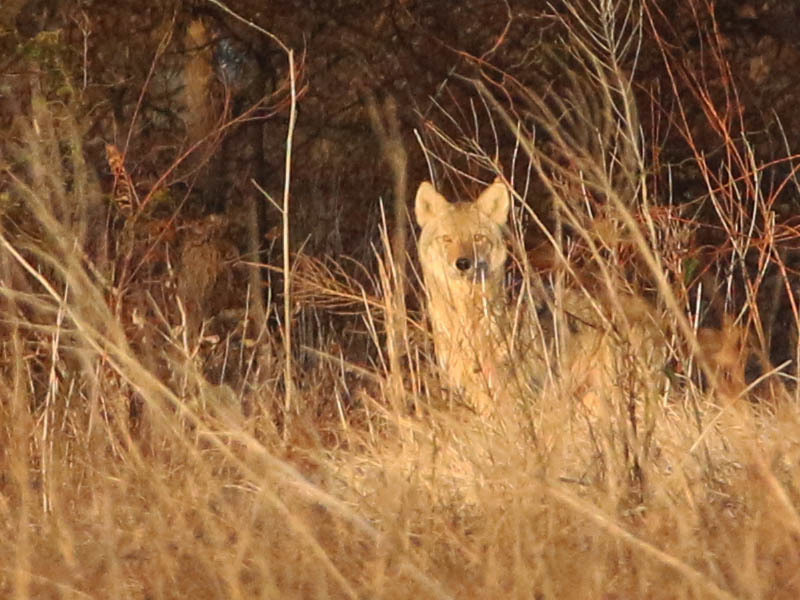
#> input picture f494fab00ebb2d87c8d3bf5215560d54.jpg, 800 x 600 px, found by its file name
$ jupyter execute --allow-errors 'Entrega 2SOL.ipynb'
#> lines starting #> are read from the running program, lines starting #| are printed output that depends on the picture
# Miniproyecto 3: Clasificación de animales

## Entrega 2
En esta entrega, nos enfocaremos en aprender a utilizar nuestros dos primeros descriptores y en implementar nuestro primer clasificador. En particular, trabajaremos con el clasificador de K Vecinos Más Cercanos (K-NN). Los descriptores que utilizaremos en esta ocasión son: Descriptores de color y Descriptores de textura.

Es importante entender que no todas las formas de representar las imágenes son igualmente efectivas para la tarea de clasificación. El objetivo es encontrar la representación más adecuada de las imágenes, aquella que permita una clasificación precisa y eficiente. Para lograr esto, debemos probar y evaluar distintos tipos de descriptores.

En cuanto a los clasificadores, el clasificador de K Vecinos Más Cercanos (K-NN) es un algoritmo intuitivo y respaldado teóricamente, pero presenta algunas limitaciones. Una de las principales desventajas es que es muy sensible al tipo de distancia que utilicemos entre los puntos (o vectores de características) y también a la presencia de outliers en los datos. Además, K-NN es computacionalmente costoso, especialmente cuando trabajamos con grandes conjuntos de datos, ya que requiere comparar cada punto con todos los demás durante el proceso de clasificación.

### Preliminares
Copie las funciones necesarias de la entrega pasada en las siguientes celdas.

[cell 1]
# Importar librerias importantes
import os
import random
import pickle
import numpy as np
from tqdm import tqdm
from glob import glob
from matplotlib import pyplot as plt

from scipy.signal import correlate2d
from scipy.io import loadmat

import cv2

from sklearn.metrics import precision_recall_fscore_support
from sklearn.cluster import KMeans
from sklearn.neighbors import KNeighborsClassifier

[cell 2]
group = None # Cambiar por el número de grupo
# YOUR CODE HERE (Daniela)
group = 19 # Número de grupo asignado en Bloque Neón (el mismo de la Entrega 1)

#> (a cell that did not finish here is left out)

[cell 4]
dict_labels = {} # Cambiar por un diccionario con las etiquetas de las clases

# YOUR CODE HERE (Daniela)
# Carpeta con los datos (train, valid y test), al mismo nivel que este notebook
DATA_DIR = "dataset"

# Se ordenan las clases alfabéticamente y se les asigna un ID empezando en 0
#> (the rest of this cell did not finish here and is left out)

#> (a cell that did not finish here is left out)

[cell 6]
def processing(Im: np.ndarray, img_size: tuple[int] | None = None, color_space: str | None = None) -> np.ndarray:
    """Función que preprocesa una lista de imágenes.

    Args:
        Im_list (list[np.ndarray]): Lista con las imágenes a preprocesar.
        img_size (tuple[int] | None): Tamaño de la imagen.
        color_space (str | None): Espacio de color a utilizar. Puede ser "rgb", "gray", "hsv" o "lab".

    Returns:
        list[np.ndarray]: Lista con las imágenes preprocesadas.
    """

    # YOUR CODE HERE (Daniela)
    # Redimensionar solo si se da un tamaño
    if img_size is not None:
        Im = cv2.resize(Im, img_size)

    # Convertir de BGR al espacio de color pedido (si se da uno)
    if color_space is not None:
        conversions = {
            "rgb": cv2.COLOR_BGR2RGB,
            "gray": cv2.COLOR_BGR2GRAY,
            "hsv": cv2.COLOR_BGR2HSV,
            "lab": cv2.COLOR_BGR2LAB,
        }
        Im = cv2.cvtColor(Im, conversions[color_space])

    return Im

#> (a cell that did not finish here is left out)

### Parte 1: Histogramas
La representación de una imagen mediante su color puede hacerse de diversas maneras. La forma más común es usar histogramas de color, ya sea concatenados o conjuntos, para describir la distribución de colores en una imagen. Estos métodos estadísticos ya los hemos utilizado en el pasado, y para nuestro primer enfoque de clasificación usaremos un enfoque basado en histogramas de color. Sin embargo, es importante tener en cuenta que este método tiene limitaciones, ya que en ocasiones los colores de los animales o las escenas entre diferentes categorías pueden ser similares.

#### Parte 1.1: Color
Instrucciones:

1. Implementa una función que reciba una imagen de entrada y una cantidad específica de bins y retorne su histograma de color. El histograma puede ser:

    - Conjunto: Un histograma donde se consideren todas las combinaciones posibles de los canales de color (es decir, un histograma en un espacio tridimensional en el caso de RGB o Lab).
    - Concatenado: Un histograma independiente por cada canal de color, concatenando los histogramas de cada canal en un solo vector.

2. Retorno: El histograma debe estar normalizado, es decir, los valores deben estar escalados para que la suma total sea 1.

**Nota:** Pueden tomar la implementación del tutorial de la semana 11.

[cell 8]
def color_hist(Im: np.ndarray, type_h: str, bins: int) -> np.ndarray:
    """Función que calcula el histograma de color conjunto o concatenado de una imagen

    Args:
        Im (numpy.ndarray): Imagen a la que calcular el histograma
        type_h (str): Tipo de histograma a calcular, puede ser "concat" o "joint"
        bins (int): Cantidad de bins que usar en el histograma. En el caso de concat el número de bins finale será 3*bins
        En el caso de Joint será bins^3

    Returns:
        numpy.ndarray: Histograma de color normalizado
    """
    h = "" # Histograma de color normalizado
    # YOUR CODE HERE (Daniela)
    # Como en el tutorial de la semana 11, el rango de los bins va del mínimo al máximo de cada canal
    if type_h == "concat":
        # Un histograma por cada canal y luego se ponen uno detrás del otro
        h = np.concatenate([np.histogram(Im[:, :, c], bins=bins)[0] for c in range(3)])
    elif type_h == "joint":
        # Un solo histograma 3D con todas las combinaciones de los 3 canales, luego se aplana
        h = np.histogramdd(Im.reshape(-1, 3), bins=bins)[0].flatten()

    # Se normaliza para que la suma total sea 1
    h = h / np.sum(h)
    return h

[cell 9]
img=processing(cv2.imread(os.path.join(".", "dataset", "train", "Canis latrans", "f494fab00ebb2d87c8d3bf5215560d54.jpg")),  (224, 224), 'rgb')
#> in processing, `Im = cv2.resize(Im, img_size)`:
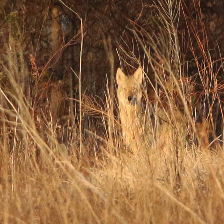
#> Im: shape (224, 224, 3); mean B, G, R 62, 97.6, 137.9
concat_h=color_hist(img,'concat',10)
#> in color_hist, `h = np.concatenate([np.histogram(Im[:, :, c], bins=bins)[0] for c in r..`: h = 30 values, max 13039 at index 21, min 9 at index 29, mean 5017.6
#> in color_hist, `h = h / np.sum(h)`: h = 30 values, max 0.0866 at index 21, min 5.98e-05 at index 29, mean 0.0333
#> concat_h has the same summary as h in color_hist
joint_h=color_hist(img,'joint',10)
#> joint_h = 1000 values, max 0.0885 at index 653, min 0 at index 2, mean 0.001


fig,ax=plt.subplots(1,3,figsize=(15,5))
ax[0].hist(list(range(len(concat_h))), list(range(len(concat_h - 1))), weights = concat_h)
ax[0].set_title('Histograma concatenado')
ax[1].hist(list(range(len(joint_h))), list(range(len(joint_h - 1))), weights = joint_h)
ax[1].set_title('Histograma conjunto')
ax[2].imshow(img)
ax[2].axis('off')
ax[2].set_title('Imagen original')

plt.tight_layout()

assert np.isclose(np.sum(concat_h),1,0.1), 'Su histograma concatenado no esta normalizado'
assert np.isclose(np.sum(joint_h),1,0.1), 'Su histograma conjunto no esta normalizado'
assert len(concat_h.shape)==1 and len(joint_h.shape)==1, 'Su histograma debe tener una unica dimension'
assert np.isclose(len(concat_h)/3,len(joint_h)**(1/3),0.01),' Sus histogramas no tienen la cantidad de bins que deberían'
assert np.isclose(np.std(concat_h),0.024,0.05), 'Su histograma de color concatenado es erroneo'
assert np.isclose(np.std(joint_h),0.0063,0.05), 'Su histograma de color conjunto es erroneo'
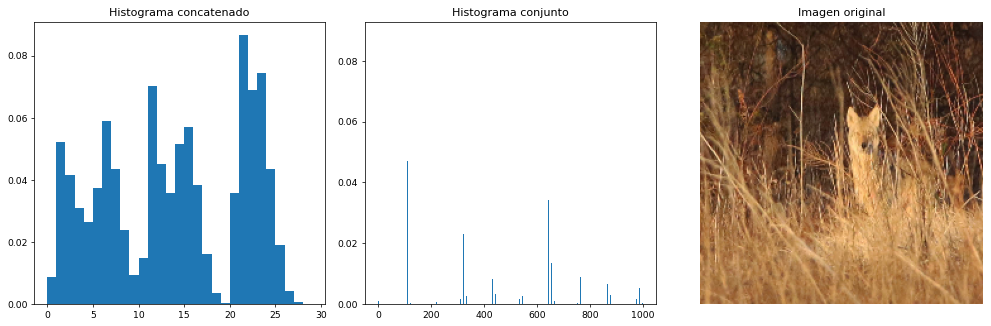
#> figure drawn by matplotlib, 3 panels; panel 1: tallest bar 0.0866 high, from x = 21 to 22; panel 2: tallest bar 0.0885 high, from x = 653 to 654
#> call 2 of processing, with img_size = (256, 256), color_space = 'gray'
#> in processing (call 2), `Im = cv2.resize(Im, img_size)`:
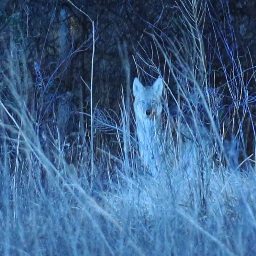
#> Im: shape (256, 256, 3); mean R, G, B 61.9, 97.6, 137.9
#> in processing (call 2), `Im = cv2.cvtColor(Im, conversions[color_space])`:
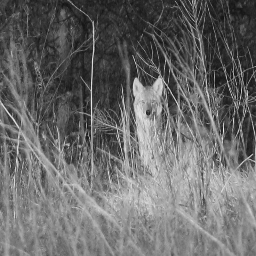
#> Im: shape (256, 256); min 12, max 244, mean 105.6

#### Parte 1.2: Entrenamiento
Ahora que contamos con nuestra función para calcular los histogramas (también conocidos como descriptores) de una imagen, podemos utilizarlos para realizar la clasificación de las imágenes. Para ello, necesitamos dos componentes clave: los descriptores y un clasificador.

Proceso de extracción de descriptores:

1. Cálculo de histogramas:

    - Para cada imagen seleccionada, calcula tanto el histograma conjunto como el histograma concatenado.
    - Guarda las etiquetas (labels) correspondientes a cada imagen en otra variable. Asegúrate de que cada imagen tenga su histograma y etiqueta asociados.

    Nota: La cantidad de bins para los histogramas deben ser seleccionados según tu criterio. Es posible que al usar un número reducido de imágenes de entrenamiento no observes una gran diferencia entre los diferentes espacios de color. Recuerden utilizar su función de procesamiento para estandarizar las imágenes.

2. Imágenes de validación:

    - Aplica el mismo procedimiento de cálculo de histogramas a todas las imágenes del conjunto de validación (valid). Asegúrate de calcular los histogramas y guardar las etiquetas correspondientes de la misma forma que hiciste con las imágenes de entrenamiento.

Puntos importantes:

- Recuerda que la cantidad de bins afecta el desempeño. Puedes experimentar con diferentes configuraciones para observar cómo influyen en la clasificación.

[cell 10]
train_images_num='' #cantidad de imagens de entrenamiento
train_joint_color_desc=[] #Descriptor de imagenes con histogramas conjuntos de color
train_concat_color_desc=[] #Descriptor de imagenes con histogramas concatenados de color

valid_joint_color_desc=[] #Descriptor de imagenes con histogramas conjuntos de color
valid_concat_color_desc=[] #Descriptor de imagenes con histogramas concatenados de color

# YOUR CODE HERE (Daniela)
color_space = "hsv" # Espacio de color elegido
bins = 10                 # Bins por canal (concat: 3*bins, joint: bins^3)
img_size = (224, 224)          # Tamaño estándar de las imágenes

# Se usan todas las imágenes de entrenamiento
#> (the rest of this cell did not finish here and is left out)

#> (a cell that did not finish here is left out)

Ahora que hemos calculado los descriptores para varias imágenes y utilizaremos el clasificador [KNeighborsClassifier](https://scikit-learn.org/stable/modules/generated/sklearn.neighbors.KNeighborsClassifier.html) para realizar el entrenamiento con los descriptores y etiquetas del conjunto de entrenamiento (train). El clasificador de K vecino más cercano debería ser un concepto familiar para ustedes a este punto. Sin embargo, repasemos brevemente su funcionamiento. El clasificador de vecino más cercano compara un nuevo dato (descriptor) con todos los datos de entrenamiento y le asigna la etiqueta de la clase predominante dentro de los K vecinos más cercanos. Luego, utilizaremos los descriptores del conjunto de validación (valid) para predecir las etiquetas correspondientes. Finalmente, evaluaremos qué tan buenos son nuestros resultados.

**Proceso:**
1. Construcción de clasificadores:

    - Crea un objeto del tipo KNeighborsClassifier para cada uno de los dos tipos de descriptores calculados (histograma conjunto e histograma concatenado).

2. Entrenamiento:

    - Utiliza el método .fit de cada modelo para entrenar los clasificadores con los descriptores y las etiquetas del conjunto de entrenamiento.

3. Predicción:

    - Aplica el método .predict a los descriptores del conjunto de validación para cada uno de los modelos (histograma conjunto y concatenado) y obtén las etiquetas predichas.

[cell 12]
NNClassifier_concatcolor='' # Clasificador con histogramas concatenados de color
NNClassifier_jointcolor='' # Clasificador con histogramas conjuntos de color

predict_NNClassifier_concatcolor = '' # Predicciones del clasificador con histogramas concatenados de color
predict_NNClassifier_jointcolor = '' # Predicciones del clasificador con histogramas conjuntos de color

# YOUR CODE HERE (Daniela)
k = 5 # Cantidad de vecinos

# 1. Se crea un clasificador K-NN para cada tipo de histograma
NNClassifier_concatcolor = KNeighborsClassifier(n_neighbors=k)
NNClassifier_jointcolor = KNeighborsClassifier(n_neighbors=k)

# 2. Se entrenan con los descriptores y etiquetas de entrenamiento
#> (the rest of this cell did not finish here and is left out)

#> (a cell that did not finish here is left out)

Ahora que hemos entrenado nuestros modelos y obtenido las predicciones, evaluaremos su rendimiento utilizando las métricas de precisión, recall y f1-score.

Utilizaremos la función precision_recall_fscore_support de la librería sklearn.metrics para calcular estas métricas comparando las etiquetas reales con las predicciones.

**Instrucciones:**

1. Evaluación de los modelos:

    - Para cada modelo (histograma conjunto e histograma concatenado), aplica precision_recall_fscore_support para calcular las métricas de precisión, recall y f1-score, comparando las etiquetas verdaderas del conjunto de validación con las predicciones obtenidas.

2. Uso del parámetro average:

    - Si deseas obtener el promedio de las métricas, utiliza average="macro".
    - Si prefieres obtener las métricas individuales para cada categoría, utiliza average=None. Esto te devolverá las métricas por separado para cada categoría de animal.

Nota: Finalmente, compara los resultados obtenidos para ambos modelos y analiza cuál funciona mejor en función de las métricas calculadas.

[cell 14]
precision_concatcolor = '' #Precision del clasificador con histogramas concatenados de color
recall_concatcolor = '' #Recall del clasificador con histogramas concatenados de color
f1_score_concatcolor = '' #F1 del clasificador con histogramas concatenados de color

precision_jointcolor = '' #Precision del clasificador con histogramas conjuntos de color
recall_jointcolor = '' #Recall del clasificador con histogramas conjuntos de color
f1_score_jointcolor = '' #F1 del clasificador con histogramas conjuntos de color

# YOUR CODE HERE (Daniela)
# Métricas promedio (macro) comparando las etiquetas reales de validación con las predichas
#> (the rest of this cell did not finish here and is left out)

#> (a cell that did not finish here is left out)

### Parte 2: Textura
En la sección anterior ya utilizamos el color como representación de nuestras imágenes. Dependiendo del problema, esta puede ser una representación válida, ya que algunos animales pueden ser fácilmente diferenciados por su color. Sin embargo, en muchos casos, animales de distintas categorías pueden compartir un color similar, o bien, animales de la misma categoría pueden tener colores muy diferentes.

Una alternativa interesante es utilizar un descriptor de textura para representar nuestras imágenes. La textura se refiere a patrones repetitivos dentro de las imágenes, como el pelaje de un animal o las escamas en la piel. Al capturar estos patrones, podemos encontrar una forma distinta y, en algunos casos, más efectiva de representar las imágenes para su clasificación.

En esta parte, aprenderemos cómo representar una imagen mediante su textura.

Primero implementaremos un código que selecciona aleatoriamente 25 imágenes del conjunto de entrenamiento. Esas 25 imágenes aleatorias las guardaras en una lista llamada Im_list. Además, para ser consistentes utilice la función `processing` para cambiar el tamaño de las imágenes a $256\times256$ y convertirla a escala de grises.

[cell 16]
Im_list = '' #lista de imagenes, 5 de cada categoría
# YOUR CODE HERE (Daniela)
random.seed(group) # Semilla para que siempre salgan las mismas imágenes
Im_list = []
for name, idx in dict_labels.items():
    # Rutas de entrenamiento de esta clase
    class_paths = [p for p, l in zip(train_paths, train_labels) if l == idx]
    # Se eligen 5 al azar, se redimensionan a 256x256 y se pasan a gris
    for path in random.sample(class_paths, 5):
        Im_list.append(processing(cv2.imread(path), (256, 256), "gray"))

print(f"Cantidad de imágenes en Im_list: {len(Im_list)}")

#### Parte 2.1: Respuesta a filtros

Para detectar los patrones repetitivos dentro de una imagen (como bordes, barras, puntos, etc.), utilizaremos la respuesta de la imagen a diferentes filtros. Se te proporcionará un banco de filtros que contiene varios tipos de patrones.

El archivo `.mat` que recibirás contiene una matriz de dimensiones 49x49x18, lo que significa que son 18 filtros de tamaño 49x49 cada uno.

Instrucciones:
1. Utiliza la función loadmat de scipy.io para leer el archivo .mat. Esta función devolverá un diccionario, y la llave "filterbank" te proporcionará la matriz con los filtros.

**Nota:** Revisen bien cómo utilizar loadmat para cargar el archivo y cómo acceder a la matriz de filtros. Esto será esencial para los próximos pasos del miniproyecto.

[cell 17]
filterbank='' #arreglo de filtros
# YOUR CODE HERE (Daniela)
# loadmat devuelve un diccionario; la llave "filterbank" tiene la matriz 49x49x18
#> (the rest of this cell did not finish here and is left out)

Tu tarea ahora es crear una función que reciba por parámetro una imagen y el filterbank (en forma de array). La función debe aplicar cada uno de los N filtros del filterbank a la imagen de entrada, donde N es la cantidad de filtros presentes en el filterbank.

El resultado final debe ser una imagen con N canales, donde cada canal corresponde a la respuesta de la imagen a uno de los filtros. El tamaño de cada canal debe ser el mismo que el de la imagen original.

Instrucciones:
1. Utiliza la función correlate2d para realizar el filtrado de la imagen con cada filtro.
2. Importante: Asegúrate de verificar si la imagen está en escala de grises y si es necesario convertirla, ya que la respuesta de los filtros está diseñada para imágenes en gris.
4. Al final, combina las respuestas de todos los filtros en una sola imagen con N canales.

**Consejo:** `correlate2d` es una función de scipy.signal que te permitirá realizar la correlación de la imagen con cada filtro. Usando el modo "same", te asegurarás de que la salida de cada filtro tenga las mismas dimensiones que la imagen original.

[cell 18]
def filter_map(Im: np.ndarray, filterbank: np.ndarray) -> np.ndarray:
    """Funcion que aplica un banco de filtros a una imagen

    Args:
        Im (numpy.ndarray): Imagen de entrada RGB
        filterbank (numpy.ndarray): Banco de filtros

    Returns:
        numpy.ndarray: Resultado de aplicar el banco de filtros a la imagen
    """
#> called with filterbank = ''
    new_im = '' #Imagen con los filtros aplicados
    # YOUR CODE HERE (Daniela)
    # Si la imagen está a color (3 canales) se pasa a escala de grises
    if len(Im.shape) == 3:
        Im = cv2.cvtColor(Im, cv2.COLOR_BGR2GRAY)

    # Se aplica cada filtro; "same" mantiene el tamaño de la imagen original
    responses = []
    for i in range(filterbank.shape[2]):
        responses.append(correlate2d(Im, filterbank[:, :, i], mode="same"))
#> after the loop, responses = []

    # Se juntan las N respuestas como los N canales de una sola imagen
    new_im = np.stack(responses, axis=2)
    return new_im

[cell 19]
img=processing(cv2.imread(os.path.join(".", "dataset", "train", "Canis latrans", "f494fab00ebb2d87c8d3bf5215560d54.jpg")), (256, 256), 'gray')
#> (the rest of this cell did not finish here and is left out)

#### Parte 2.2: Colección de pixeles

Ya hemos creado una función que calcula la respuesta de una imagen a los filtros de un banco de filtros. Sin embargo, por sí sola, esta información aún no es suficiente. Recordemos que las texturas son patrones repetitivos en una imagen, y nuestro objetivo es identificar esos patrones. Pero, como seres humanos, no siempre podemos definir exactamente qué constituye un patrón repetitivo ni cuántos patrones hay en una imagen. Por lo tanto, dejaremos que la computadora defina y agrupe estos patrones por nosotros.

Utilizaremos el algoritmo de KMeans para agrupar los patrones de textura presentes en la imagen. Para ello, usaremos la respuesta de cada píxel a los filtros como datos de entrada para el algoritmo.

**Proceso:**
1. Datos de entrenamiento: Los datos de entrada para KMeans serán las respuestas de cada píxel a los N filtros aplicados en la parte anterior. Es decir, cada píxel será representado como un vector de tamaño N, donde cada valor corresponde a la respuesta del píxel a un filtro específico.

2. KMeans: Aplicaremos el algoritmo de KMeans para agrupar los píxeles en diferentes clústeres de texturas. El número de clústeres que escojamos corresponderá a la cantidad de texturas que la computadora identificará en la imagen.

##### Parte 2.2.1: Pixel dataset

Crea una función que reciba una lista de imágenes junto con el filterbank. Esta función debe realizar los siguientes pasos:

1. Obtener el mapa de respuesta a los filtros para cada imagen. Utiliza la función previamente implementada que aplica los filtros a la imagen y genera un mapa de respuesta.

2. Extraer los píxeles del mapa de respuesta: De cada imagen, extrae los valores de cada píxel a través de los N canales (donde N es el número de filtros en el filterbank). Cada píxel se convertirá en un vector de N dimensiones.

3. Agregar los píxeles a una lista: Crea una lista donde cada elemento será uno de los píxeles extraídos con sus N canales.

**Ejemplo:**
- Si tu imagen es de tamaño 256x256 y aplicas 18 filtros, el mapa de respuesta tendrá un tamaño de 256x256x18, lo que significa que tendrás 65536 píxeles, cada uno representado por un vector de 18 dimensiones.
- Si tienes 5 imágenes de tamaño 256x256, al final tendrás 327,680 píxeles, cada uno con 18 dimensiones.

Nota: Asegúrate de que todas tus imágenes tengan un tamaño de 256x256 antes de aplicar los filtros. Puedes redimensionarlas si es necesario.

[cell 20]
# YOUR CODE HERE (Daniela)
def pixel_dataset(Im_list: list[np.ndarray], filterbank: np.ndarray) -> np.ndarray:
    """Función que junta los píxeles de varias imágenes, cada uno con su respuesta a los filtros.

    Args:
        Im_list (list[np.ndarray]): Lista de imágenes (256x256)
        filterbank (numpy.ndarray): Banco de filtros

    Returns:
        numpy.ndarray: Arreglo de tamaño (cantidad de píxeles, N filtros)
    """
#> called with filterbank = ''
    Pixels = []
    for Im in tqdm(Im_list, desc="Pixeles"):
        # Respuesta de la imagen a los N filtros (256x256xN)
        fmap = filter_map(Im, filterbank)
        # Cada píxel pasa a ser un vector de N valores (65536xN)
        Pixels.append(fmap.reshape(-1, fmap.shape[2]))
    # Se ponen los píxeles de todas las imágenes uno debajo del otro
    return np.concatenate(Pixels, axis=0)
